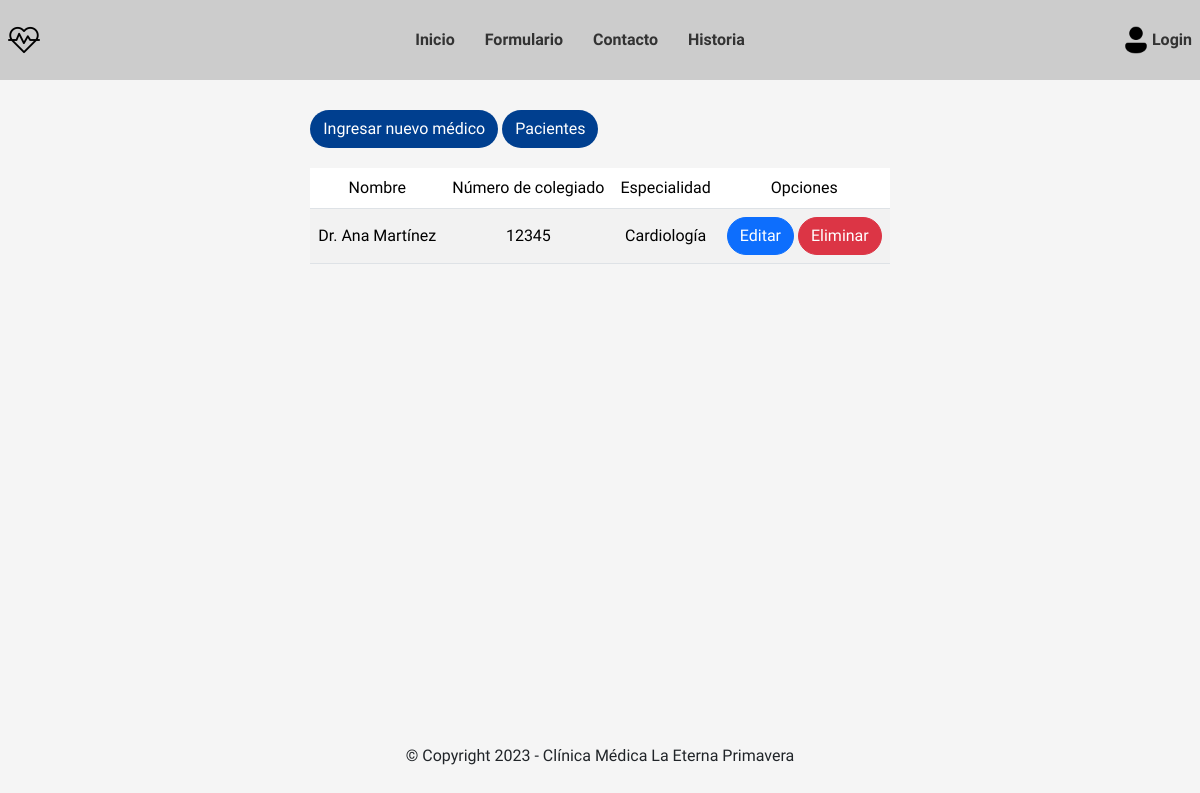
Page /medico on the committed database.
### clinica/models.py (models this page shows, shortened)
class Medico(models.Model):
    nombre = models.CharField(max_length=128)
    numero_colegiado = models.CharField(max_length=64)
    especialidad = models.CharField(max_length=64)

### clinica/views.py (the view)
# urls.py: path('medico', views.MedicoListView.as_view(), name='medico-list'),
class MedicoListView(ListView):
    model = Medico
    template_name = 'clinica/medico/medico_list.html'

### templates/clinica/medico/medico_list.html
{% extends 'base.html' %}
{% block content %}
<div class="tabla-registro">
    <div class="container-btn">
        <a class="btn btn-medic" href="{% url 'clinica:medico-create' %}">Ingresar nuevo médico</a>
        <a class="btn btn-medic" href="{% url 'clinica:paciente-list' %}">Pacientes</a>
    </div>
    <div>
        <table class="table table-striped">
            <thead class="text-center align-middle">
                <tr>
                    <td>Nombre</td>
                    <td>Número de colegiado</td>
                    <td>Especialidad</td>
                    <td>Opciones</td>
                </tr>
            </thead>
            <tbody class="text-center align-middle">
                {% if object_list %}
                {% for medico in object_list %}
                <tr>
                    <td>{{medico.nombre}}</td>
                    <td>{{medico.numero_colegiado}}</td>
                    <td>{{medico.especialidad}}</td>
                    <td>
                        <a class="btn btn-primary" href="{% url 'clinica:medico-update' medico.id %}">Editar</a>
                        <a class="btn btn-danger" href="{% url 'clinica:medico-delete' medico.id %}">Eliminar</a>
                    </td>
                </tr>
                {% endfor %}
                {% else %}
                <tr>
                    <td colspan="5" class="text-center">No hay registros</td>
                </tr>
                {% endif %}
            </tbody>
        </table>
    </div>
</div>
{% endblock content %}

### staticfiles/css/main.css (style rules this page uses)
:root { --primary-100: #3F51B5; --primary-200: #757de8; --primary-300: #dedeff; --accent-100: #2196F3; --accent-200: #003f8f; --text-100: #333333; --text-200: #5c5c5c; --bg-100: #FFFFFF; --bg-200: #f5f5f5; --bg-300: #cccccc; }
* { margin: 0; padding: 0; box-sizing: border-box; }
a { text-decoration: none; color: var(--text-100); font-weight: 600; }
body { font-family: 'Exo 2', sans-serif; font-size: 16px; background-color: var(--bg-200); display: grid; min-height: 100vh; grid-template-rows: auto 1fr auto; }
.btn { border-radius: 30px; }
.btn-medic { color: var(--bg-100); background-color: var(--accent-200); }
.tabla-registro { display: grid; gap: 20px; justify-content: center; }

### rows in the picture
Medico: nombre "Dr. Ana Martínez", numero_colegiado "12345", especialidad "Cardiología"
